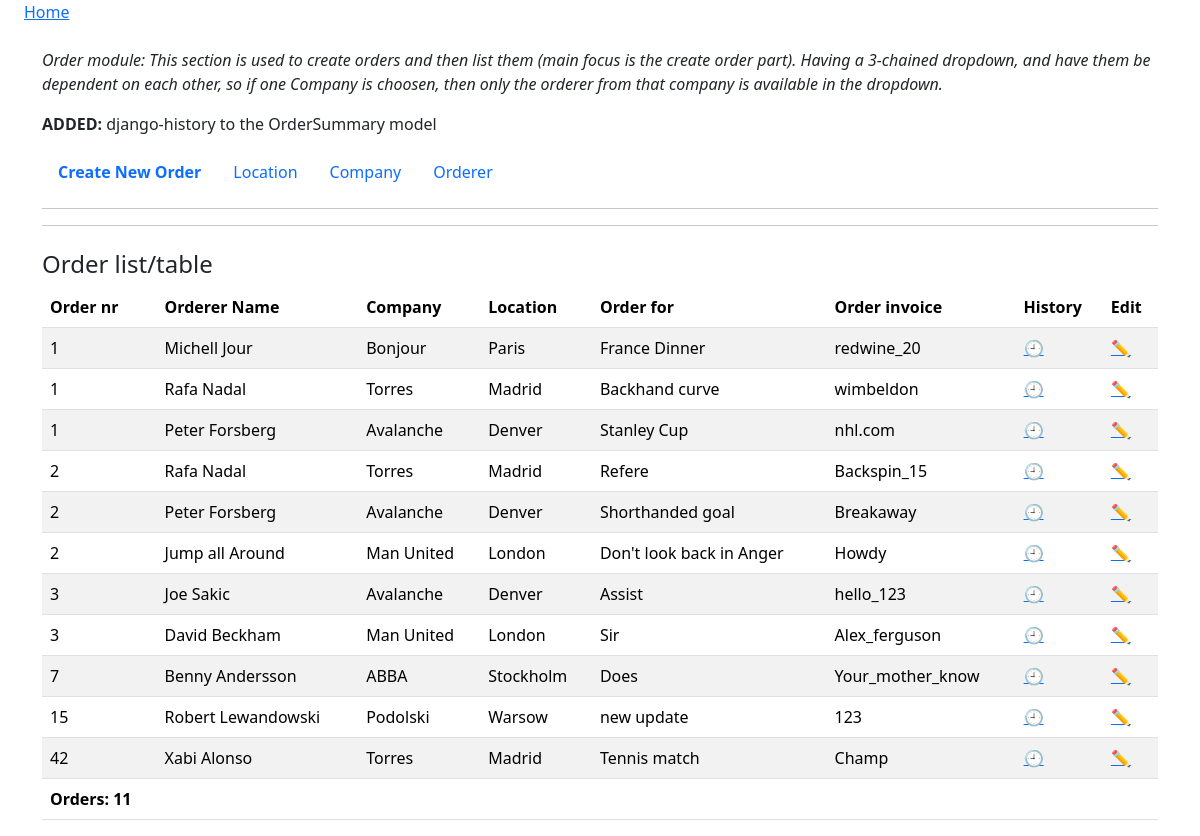
Page /order_summary_list/ on the earlier database version.
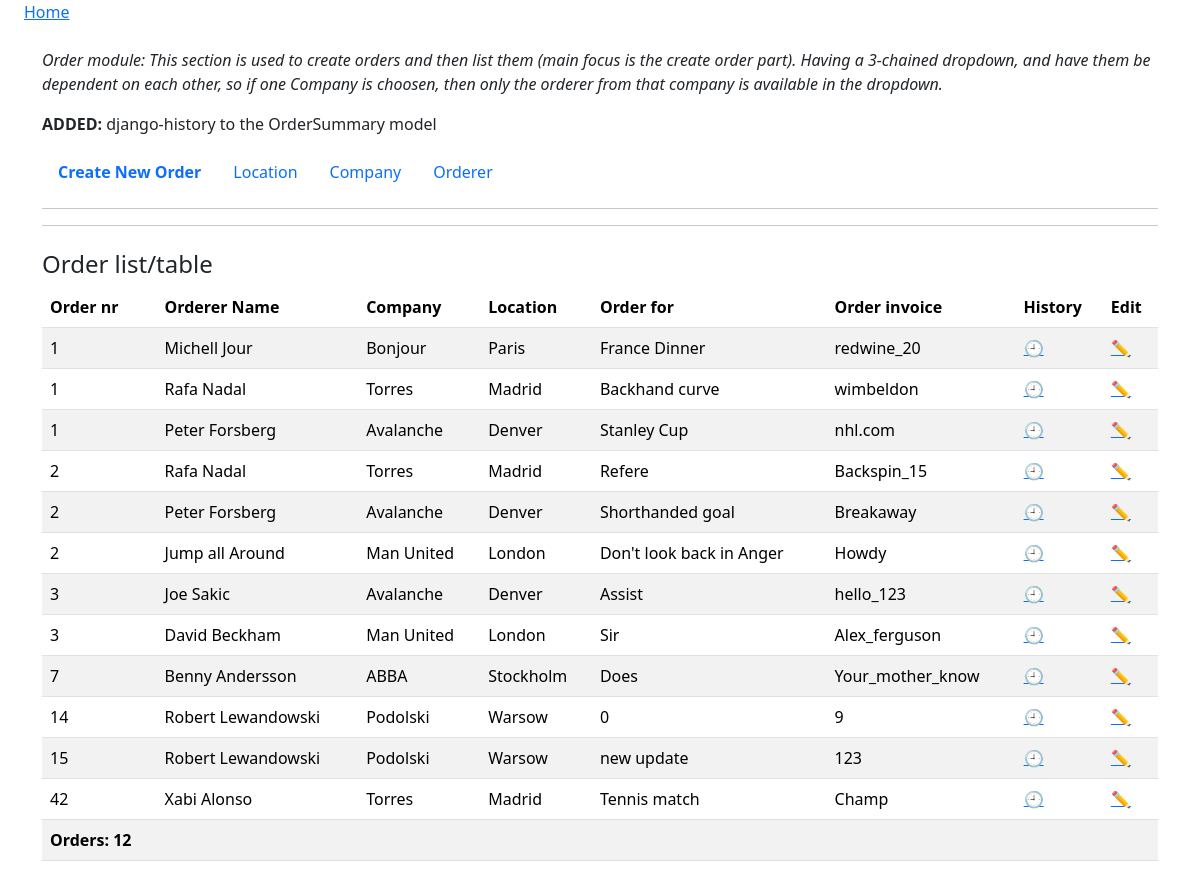
Same page on the later database version.
### htmx_tests/models.py (models this page shows, shortened)
class OrderSummary(models.Model):
    order_number = models.IntegerField()
    order_for = models.CharField(max_length=200)
    order_invoice = models.CharField(max_length=200)
    location = models.ForeignKey(Location, on_delete=models.CASCADE)
    company = models.ForeignKey(Company, on_delete=models.CASCADE)
    orderer = models.ForeignKey(Orderer, on_delete=models.CASCADE)
    history = HistoricalRecords()
    class Meta:
        unique_together = ('location', 'order_number')

class Orderer(models.Model):
    orderer = models.CharField(max_length=50)
    company = models.ForeignKey(Company, on_delete=models.CASCADE)
    def __str__(self):
        return self.orderer

class Company(models.Model):
    name = models.CharField(max_length=50)
    location = models.ForeignKey(Location, on_delete=models.CASCADE)
    def __str__(self):
        return self.name

class Location(models.Model):
    place = models.CharField(max_length=100, unique=True)
    def __str__(self):
        return self.place

### htmx_tests/views.py (the view)
# urls.py: path("order_summary_list/", views.order_summary_list, name="order_summary_list"),
def order_summary_list(request):
    order_summary = OrderSummary.objects.all().order_by('order_number')
    count = order_summary.count()
    return render(request, 'htmx_tests/order_summary.html',{
        'order_summary':order_summary,
        'count':count,
    })

### htmx_tests/templates/htmx_tests/order_summary.html
{% extends 'base.html' %}
{% block content %}
<div class="container mt-4">
    <p class="fst-italic">
        Order module: This section is used to create orders and then list them (main focus is the create order part).
        Having a 3-chained dropdown, and have them be dependent on each other,
        so if one Company is choosen, then only the orderer from that company is
        available in the dropdown.
    </p>
    <p><span class="fw-bold">ADDED: </span>django-history to the OrderSummary model</p>
    <ul class="nav nab-tabs">
        <li class="nav-item fw-bold">
            <a class="nav-link" href="{% url 'htmx_tests:new_order' %}">Create New Order</a>
        </li>
        <li class="nav-item">
            <a class="nav-link" href="{% url 'htmx_tests:location_list' %}">Location</a>
        </li>
        <li class="nav-item">
            <a class="nav-link" href="{% url 'htmx_tests:company_list' %}">Company</a>
        </li>
        <li class="nav-item">
            <a class="nav-link" href="{% url 'htmx_tests:orderer_list' %}">Orderer</a>
        </li>
    </ul>
    <hr>
    <hr>
    <div class="mt-4">
        <h4>Order list/table</h4>
        <table class="table table-hover table-striped">
            <thead>
                <tr>
                    <th>Order nr</th>
                    <th>Orderer Name</th>
                    <th>Company</th>
                    <th>Location</th>
                    <th>Order for</th>
                    <th>Order invoice</th>
                    <th>History</th>
                    <th>Edit</th>
                </tr>
            </thead>
            <tbody>
                {% for order in order_summary %}
                    <tr>
                        <td>{{order.order_number}}</td>
                        <td>{{order.orderer}}</td>
                        <td>{{order.company}}</td>
                        <td>{{order.location}}</td>
                        <td>{{order.order_for}}</td>
                        <td>{{order.order_invoice}}</td>
                        <td>
                            <a href="{% url 'htmx_tests:order_summary_history' order.id %}">🕘</a>
                        </td>
                        <td>
                            <a href="{% url 'htmx_tests:order_summary_edit' order.pk%}">✏️</a>
                        </td>
                    </tr>
                {% endfor %}
                    <tr>
                        <td class="fw-bold">Orders: {{count}}</td>
                        <td></td>
                        <td></td>
                        <td></td>
                        <td></td>
                        <td></td>
                        <td></td>
                        <td></td>
                    </tr>
            </tbody>
        </table>
    </div>
</div>
{% endblock content %}

Differences in the rows shown:
added OrderSummary: order_number "14", orderer "Robert Lewandowski", company "Podolski", location "Warsow", order_for "0", order_invoice "9"
Other differences:
{{ count }}: "11" → "12"
